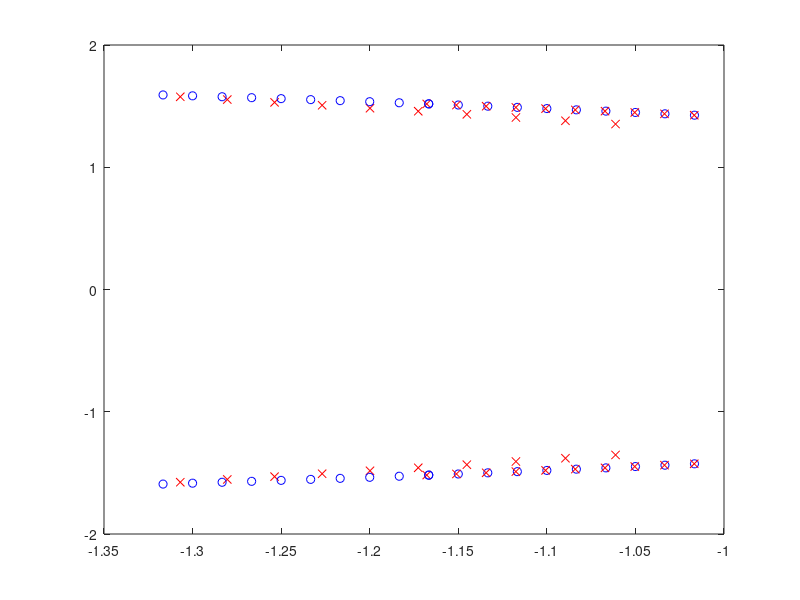

This chart was generated by the following MATLAB code:
b = [0 1 2];
a = [3 4 5];

bdot = [0 1];
adot = [6 4];

K0 = 2;
x0 = roots(a + K0*b)

polyval(a,x0) + K0*polyval(b,x0);

dK = 0.1;
for i=1:10
    b0 = polyval(b,x0);
    a0 = polyval(a,x0);
    adot0 = polyval(adot,x0);
    bdot0 = polyval(bdot,x0);
    %dx = -b0.*dK ./ (adot0+bdot0);
    dx = (K0.*b0 - (K0+dK).*b0)./(adot0+(K0+dK).*bdot0);
    x0 = x0+dx;
    plot(roots(a + (K0+dK)*b), 'bo'); hold on;
    %x0 = x0+2*dx
    K0 = K0+dK;
    plot(x0,'rx'); 
    
    
end

K0 = 4;
x0 = roots(a + K0*b);

polyval(a,x0) + K0*polyval(b,x0);

dK = -0.1;
%%
for i=1:10,
   
    K0 = K0+dK; 
    figure(1); hold on; plot(roots(a + K0*b), 'bo');

    b0 = polyval(b,x0); a0 = polyval(a,x0); adot0 = polyval(adot,x0); bdot0 = polyval(bdot,x0);
    dx = -b0.*dK ./ (adot0+bdot0);
    %x0 = x0+dx;
    x0 = x0+2*dx;

    figure(1); hold on; plot(x0,'rx'); hold on; 
    
    
end
